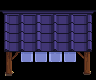

Rendered tile map (Tiled .tmx) drawn with the repository's tilesets; below, a short description and the full map source, tile grids included:
An orthogonal 6x5 tile map with 16x16 px tiles, 1 tile layer (AlwaysFront).

<map version="1.10" tiledversion="1.11.2" orientation="orthogonal" renderorder="right-down" compressionlevel="0" width="6" height="5" tilewidth="16" tileheight="16" infinite="0" nextlayerid="8" nextobjectid="1">
 <tileset firstgid="1" source="master_canopies.tsx" /><layer id="5" name="AlwaysFront" width="6" height="5">
  <data encoding="csv">
469,470,471,472,473,474,
523,524,525,526,527,528,
577,578,579,580,581,582,
631,632,633,634,635,636,
685,686,687,0,689,690
</data>
 </layer>
</map>
